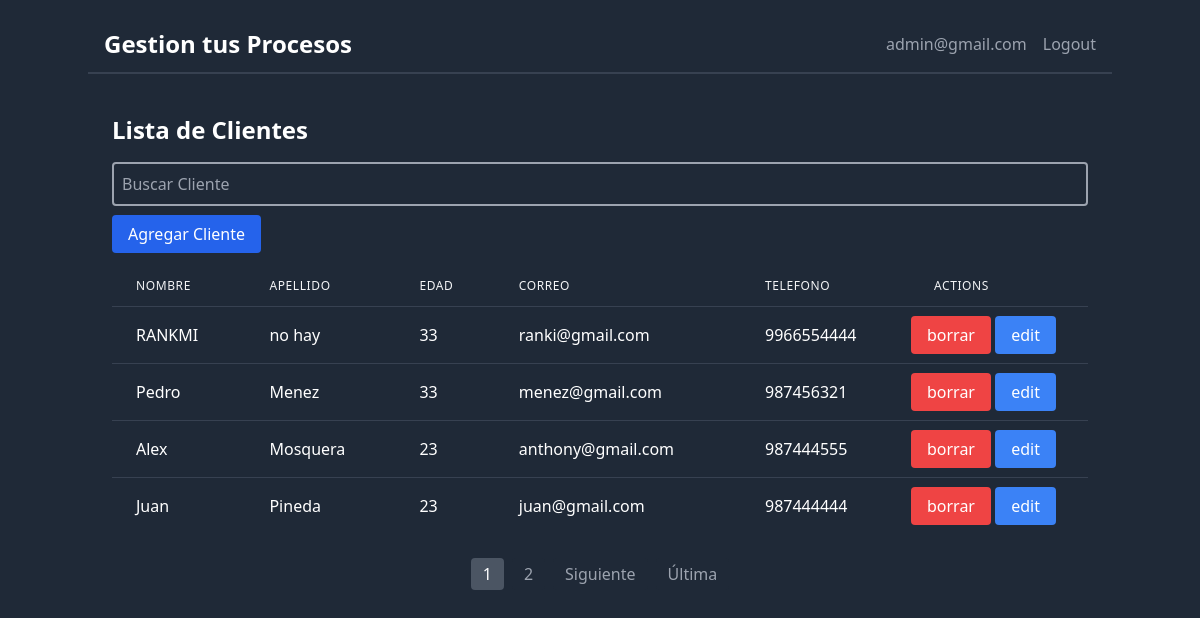
/customer/ (signed in), run on the app's committed database.
### web/models.py (models this page shows, shortened)
class Customer(models.Model):
    name = models.CharField(max_length=20,verbose_name='Nombre')
    last_name = models.CharField(max_length=20,verbose_name='Apellido')
    age = models.IntegerField(verbose_name='Edad',default=None)
    email = models.EmailField(verbose_name='Correo',default=None)
    phone = models.IntegerField(verbose_name='Telefono',default=None)
    user = models.ForeignKey(User,on_delete=models.CASCADE,default=None)

### web/views.py (the view)
# urls.py: path('customer/', views.view_customer, name='view_customer'),
def view_customer(request):
    if request.method == 'POST':
        customer = request.POST['customer']
        search_customer = Customer.objects.filter(name__startswith = customer)
        return render(request,'aplication/customer.html',{'customers':search_customer})
    else:
        customers = Customer.objects.filter(user_id=request.user.id)
        paginator = Paginator(customers,4)
        page = request.GET.get('page',1)
        customer_page = paginator.page(page)
        return render(request,'aplication/customer.html',{'customers':customer_page})

### web/templates/aplication/customer.html (shortened to what this page needs)
{% extends 'base.html' %}
{% block customer %}
<div class="container mx-auto p-6">
    <h2 class="text-2xl font-bold mb-4 text-white">Lista de Clientes</h2>
    <form method="POST" class="mb-4" action="{% url 'app:view_customer' %}">
      <input type="text" name="customer" placeholder="Buscar Cliente"  class="border-2 border-gray-400 p-2 rounded w-full bg-gray-800 text-white" />
    </form>
    <div class="mb-5">
      <a href="{% url 'app:view_customer_form' %}" class="px-4 py-2 bg-blue-600 hover:bg-blue-700 rounded text-white">Agregar Cliente</a>
    </div>
    <div class="overflow-x-auto">
      <table class="min-w-full divide-y divide-gray-700">
        <thead>
          <tr>
            <th class="px-6 py-3 bg-gray-800 text-left text-xs font-medium text-gray-100 uppercase tracking-wider">Nombre</th>
            <th class="px-6 py-3 bg-gray-800 text-left text-xs font-medium text-gray-100 uppercase tracking-wider">Apellido</th>
            <th class="px-6 py-3 bg-gray-800 text-left text-xs font-medium text-gray-100 uppercase tracking-wider">Edad</th>
            <th class="px-6 py-3 bg-gray-800 text-left text-xs font-medium text-gray-100 uppercase tracking-wider">Correo</th>
            <th class="px-6 py-3 bg-gray-800 text-left text-xs font-medium text-gray-100 uppercase tracking-wider">Telefono</th>
            <th class="px-6 py-3 bg-gray-800 text-left text-xs font-medium text-gray-100 uppercase tracking-wider">Actions</th>
          </tr>
        </thead>
        <tbody class="bg-gray-800 divide-y divide-gray-700 text-white">
        {% for customer in customers %}
        <tr>
          <td class="px-6 py-4 whitespace-nowrap">{{customer.name}}</td>
          <td class="px-6 py-4 whitespace-nowrap">{{customer.last_name}}</td>
          <td class="px-6 py-4 whitespace-nowrap">{{customer.age}}</td>
          <td class="px-6 py-4 whitespace-nowrap">{{customer.email}}</td>
          <td class="px-6 py-4 whitespace-nowrap">{{customer.phone}}</td>
          <td>
            <a href="{% url 'app:view_customer_delete' customer.id %}" class="px-4 py-2 bg-red-500 hover:bg-red-700 rounded text-white">borrar</a>
            <a href="{% url 'app:view_customer_edit' customer.id %}" class="px-4 py-2 bg-blue-500 hover:bg-blue-700 rounded text-white">edit</a>
          </td>
        </tr>
        {%empty%}
        <h2 class="text-xl font-bold mb-4 text-white">No hay Cliente</h2>
        {% endfor %}
        </tbody>
      </table>
    </div>
    <div class="mt-6">
      <div class="flex justify-center space-x-2">
        {% for num in customers.paginator.page_range %}
          {% if customers.number == num %}
            <span class="px-3 py-1 bg-gray-600 text-white rounded">{{ num }}</span>
          {% elif num > customers.number|add:'-3' and num < customers.number|add:'3' %}
            <a href="?page={{ num }}&q={{ query }}" class="px-3 py-1 bg-gray-800 text-gray-400 rounded">{{ num }}</a>
          {% endif %}
        {% endfor %}
        {% if customers.has_next %}
          <a href="?page={{ customers.next_page_number }}&q={{ query }}" class="px-3 py-1 bg-gray-800 text-gray-400 rounded">Siguiente</a>
          <a href="?page={{ customers.paginator.num_pages }}&q={{ query }}" class="px-3 py-1 bg-gray-800 text-gray-400 rounded">Última</a>
        {% endif %}
      </div>
    </div>
  </div>
{% endblock %}

### web/templates/base.html (shortened to what this page needs)
<!DOCTYPE html>
<html lang="en">
  <head>
    <script src="https://cdn.tailwindcss.com"></script>
  </head>
  <body>
    <div class="w-screen h-dvh bg-gray-800">
      {% include 'views/navbar.html' %}
      {% block customer %}{% endblock %}
    </div>
  </body>
</html>

### web/templates/views/navbar.html
<header class="w-full py-4 bg-gray-800 ">
    <div class="container mx-auto flex justify-between items-center px-4 py-3 border-b-2 border-gray-700">
        <a href="{% url 'app:view_home' %}" class="text-2xl font-bold text-white">Gestion tus Procesos</a>
        <nav class="space-x-4 flex justify-center">
            <p class="text-gray-400 hover:text-white">
                {% if request.user and request.user.is_authenticated %}
                {{request.user.email}}
                {% endif %}
            </p>
            <a href="{% url 'app:view_logout' %}" class="text-gray-400 hover:text-white">Logout</a>
        </nav>
    </div>
</header>

### data on the page
Customer: name "RANKMI", last_name "no hay", age "33", email "ranki@gmail.com", phone "9966554444"
Customer: name "Pedro", last_name "Menez", age "33", email "menez@gmail.com", phone "987456321"
Customer: name "Alex", last_name "Mosquera", age "23", email "anthony@gmail.com", phone "987444555"
Customer: name "Juan", last_name "Pineda", age "23", email "juan@gmail.com", phone "987444444"

### other printed values
{{ request.user.email }} "admin@gmail.com"
{{ num }} "1"
{{ num }} "2"
